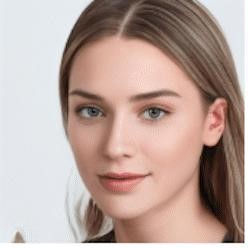
#> input picture graduation/fs/1.png, 248 x 248 px, found by its file name; its folder holds only this picture in this run
$ python my_F_I.py
#> lines starting #> are read from the running program, lines starting #| are printed output that depends on the picture; after the words box and inside, x2 and y2 are one past the last pixel; in counts of white or black regions, pixels touching at a corner belong together
import cv2

#裁剪检测区域
def CropImage4File(image,sx,sy,ex,ey):
    cropImg = image[sx+1:ex,sy+1:ey]  #裁剪图像
    return cropImg

def FaceandEyes(filepath,index):
    # 导入人脸级联分类器引擎，'.xml'文件里包含训练出来的人脸特征，cv2.data.haarcascades即为存放所有级联分类器模型文件的目录
#> called with index = '1'
    face_cascade = cv2.CascadeClassifier(cv2.data.haarcascades+'haarcascade_frontalface_default.xml')
    # 导入人眼级联分类器引擎吗，'.xml'文件里包含训练出来的人眼特征
    eye_cascade = cv2.CascadeClassifier(cv2.data.haarcascades+'haarcascade_eye.xml')

    # 读入一张图片，引号里为图片的路径，需要你自己手动设置
    img = cv2.imread(filepath)
#> img is the input picture: shape (248, 248, 3); mean B, G, R 156.9, 164.5, 186.5
    a = img.shape
#> a = (248, 248, 3)
    k = 1
    img=cv2.resize(img,(int(a[1]/k),int(a[0]/k)),interpolation=cv2.INTER_AREA)

    # 用人脸级联分类器引擎进行人脸识别，返回的faces为人脸坐标列表，1.3是放大比例，5是重复识别次数
    faces = face_cascade.detectMultiScale(img, 1.3, 5)
#> faces = [[44, 47, 164, 164]]

    # 对每一张脸，进行如下操作
    for (x,y,w,h) in faces:
        # 画出人脸框，蓝色（BGR色彩体系），画笔宽度为2
        img = cv2.rectangle(img,(x,y),(x+w,y+h),(255,0,0),2)
        # 框选出人脸区域，在人脸区域而不是全图中进行人眼检测，节省计算资源
        face_area = img[y:y+h, x:x+w]
        eyes = eye_cascade.detectMultiScale(face_area,1.3,5)
        # 用人眼级联分类器引擎在人脸区域进行人眼识别，返回的eyes为眼睛坐标列表
        for (ex,ey,ew,eh) in eyes:
            #画出人眼框，绿色，画笔宽度为1
            cv2.rectangle(face_area,(ex,ey),(ex+ew,ey+eh),(0,255,0),1)
        if len(eyes) == 2:
                x2 = (eyes[0][0]+eyes[0][0]+eyes[0][2])/4 + (eyes[1][0]+eyes[1][0]+eyes[1][2])/4
                y2 = (eyes[0][1]+eyes[0][1]+eyes[0][3])/4 + (eyes[1][1]+eyes[1][1]+eyes[1][3])/4
                #xre = int((eyes[0][2]+eyes[1][2])/8)
                #yre = int((eyes[0][3]+eyes[1][3])/8)
                #需要修改
                xre = 9
                yre = 9
                de = y2/3
                cv2.rectangle(face_area,(int(x2)-xre,int(y2-de)-yre),(int(x2)+xre,int(y2-de)+yre),(0,0,255),1)
                result= CropImage4File(face_area,int(y2-de)-yre,int(x2)-xre,int(y2-de)+yre,int(x2)+xre)
                blur = cv2.GaussianBlur(result,(5,5),0)
                savepath = 'D:/MY/zihaoopencv-master/zihaoopencv-master/facedemo/face/'+index+'.png'
                cv2.imwrite(savepath,blur)
#> this loop made 1 pass
#> (x, y, w, h, eyes, x2, y2, xre) on pass 1: (44, 47, 164, 164, [[26, 45, 40, 40], [87, 46, 39, 39]], 76.25, 65.25, 9)
#> pass 1, in FaceandEyes, `img = cv2.rectangle(img,(x,y),(x+w,y+h),(255,0,0),2)`:
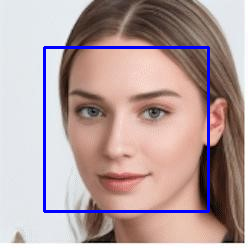
#> img: shape (248, 248, 3); 3.19% of pixels changed, all inside (x1, y1, x2, y2) = (43, 46, 210, 213)
#> pass 1, in FaceandEyes, `face_area = img[y:y+h, x:x+w]`:
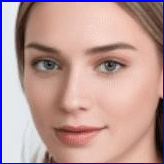
#> face_area: shape (164, 164, 3); mean B, G, R 154.4, 156.1, 189.4
#> after the loop:
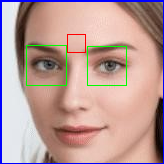
#> face_area: shape (164, 164, 3); 1.44% of pixels changed, all inside (x1, y1, x2, y2) = (26, 34, 127, 86)
#> after the loop:
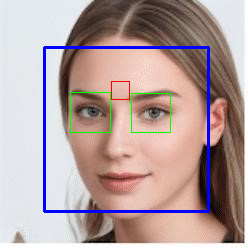
#> img: shape (248, 248, 3); 0.63% of pixels changed, all inside (x1, y1, x2, y2) = (70, 81, 171, 133)
    # 在"img"窗口中展示效果图
    # 监听键盘上任何按键，如有案件即退出并关闭窗口，并将图片保存为output.jpg
    cv2.waitKey(0)
    cv2.destroyAllWindows()

if __name__ == '__main__':
    for i in range(9):
        filepath ='D:/MY/zihaoopencv-master/zihaoopencv-master/fs/'+str(i+1)+'.png'
#> (the run stopped early here; a loop or call above may not have finished)
